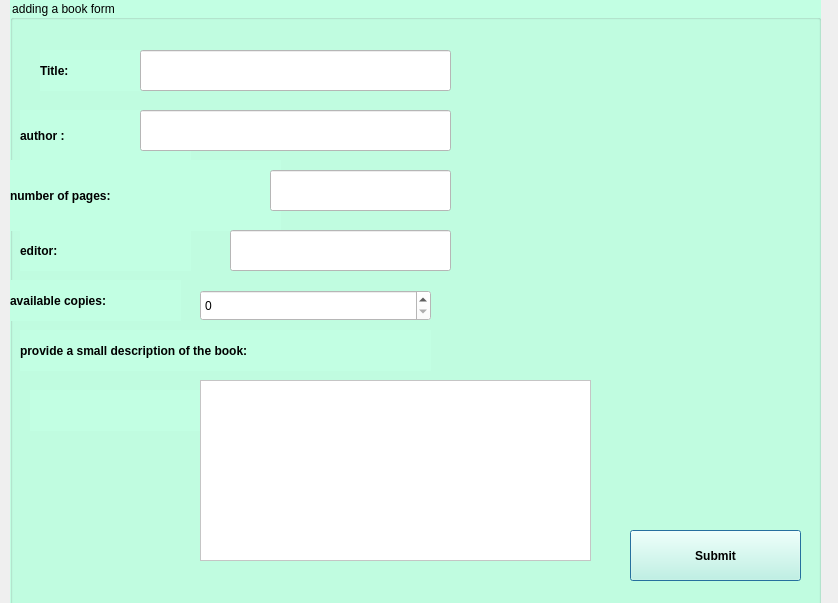
<?xml version="1.0" encoding="UTF-8"?>
<ui version="4.0">
 <class>add_newspaper</class>
 <widget class="QDialog" name="add_newspaper">
  <property name="geometry">
   <rect>
    <x>0</x>
    <y>0</y>
    <width>838</width>
    <height>603</height>
   </rect>
  </property>
  <property name="windowTitle">
   <string>Dialog</string>
  </property>
  <widget class="QGroupBox" name="groupBox">
   <property name="geometry">
    <rect>
     <x>10</x>
     <y>0</y>
     <width>811</width>
     <height>681</height>
    </rect>
   </property>
   <property name="styleSheet">
    <string notr="true">background-color: rgb(194, 255, 227);
font : 15pt &quot;Showcard Gothic&quot;;
</string>
   </property>
   <property name="title">
    <string>adding a book form</string>
   </property>
   <widget class="QLabel" name="label">
    <property name="geometry">
     <rect>
      <x>30</x>
      <y>50</y>
      <width>171</width>
      <height>41</height>
     </rect>
    </property>
    <property name="styleSheet">
     <string notr="true">
font: 15pt &quot;Sitka&quot;;
font-weight: bold;</string>
    </property>
    <property name="text">
     <string>Title:</string>
    </property>
   </widget>
   <widget class="QLabel" name="label_3">
    <property name="geometry">
     <rect>
      <x>10</x>
      <y>230</y>
      <width>171</width>
      <height>41</height>
     </rect>
    </property>
    <property name="styleSheet">
     <string notr="true">
font: 15pt &quot;Sitka&quot;;
font-weight: bold;</string>
    </property>
    <property name="text">
     <string>editor:</string>
    </property>
   </widget>
   <widget class="QLabel" name="label_4">
    <property name="geometry">
     <rect>
      <x>0</x>
      <y>160</y>
      <width>271</width>
      <height>71</height>
     </rect>
    </property>
    <property name="styleSheet">
     <string notr="true">
font: 15pt &quot;Sitka&quot;;
font-weight: bold;</string>
    </property>
    <property name="text">
     <string>number of pages:</string>
    </property>
   </widget>
   <widget class="QLabel" name="label_5">
    <property name="geometry">
     <rect>
      <x>10</x>
      <y>110</y>
      <width>171</width>
      <height>51</height>
     </rect>
    </property>
    <property name="styleSheet">
     <string notr="true">
font: 15pt &quot;Sitka&quot;;
font-weight: bold;</string>
    </property>
    <property name="text">
     <string>author :</string>
    </property>
   </widget>
   <widget class="QLabel" name="label_6">
    <property name="geometry">
     <rect>
      <x>0</x>
      <y>280</y>
      <width>171</width>
      <height>41</height>
     </rect>
    </property>
    <property name="styleSheet">
     <string notr="true">
font: 11pt &quot;Sitka&quot;;
font-weight: bold;</string>
    </property>
    <property name="text">
     <string>available copies:</string>
    </property>
   </widget>
   <widget class="QLineEdit" name="title">
    <property name="geometry">
     <rect>
      <x>130</x>
      <y>50</y>
      <width>311</width>
      <height>41</height>
     </rect>
    </property>
    <property name="styleSheet">
     <string notr="true">font: 12pt &quot;Javanese Text&quot;;
background-color: rgb(255, 255, 255);</string>
    </property>
   </widget>
   <widget class="QLineEdit" name="author">
    <property name="geometry">
     <rect>
      <x>130</x>
      <y>110</y>
      <width>311</width>
      <height>41</height>
     </rect>
    </property>
    <property name="styleSheet">
     <string notr="true">font: 12pt &quot;Javanese Text&quot;;
background-color: rgb(255, 255, 255);</string>
    </property>
   </widget>
   <widget class="QSpinBox" name="spinBox">
    <property name="geometry">
     <rect>
      <x>190</x>
      <y>290</y>
      <width>231</width>
      <height>31</height>
     </rect>
    </property>
    <property name="styleSheet">
     <string notr="true">font: 12pt &quot;Javanese Text&quot;;
background-color: rgb(255, 255, 255);</string>
    </property>
   </widget>
   <widget class="QLineEdit" name="paginas">
    <property name="geometry">
     <rect>
      <x>260</x>
      <y>170</y>
      <width>181</width>
      <height>41</height>
     </rect>
    </property>
    <property name="styleSheet">
     <string notr="true">font: 12pt &quot;Javanese Text&quot;;
background-color: rgb(255, 255, 255);</string>
    </property>
   </widget>
   <widget class="QLabel" name="label_7">
    <property name="geometry">
     <rect>
      <x>20</x>
      <y>390</y>
      <width>171</width>
      <height>41</height>
     </rect>
    </property>
    <property name="styleSheet">
     <string notr="true">
font: 15pt &quot;Sitka&quot;;
font-weight: bold;</string>
    </property>
    <property name="text">
     <string/>
    </property>
   </widget>
   <widget class="QPlainTextEdit" name="MyTextEdit">
    <property name="geometry">
     <rect>
      <x>190</x>
      <y>380</y>
      <width>391</width>
      <height>181</height>
     </rect>
    </property>
    <property name="styleSheet">
     <string notr="true">font: 12pt &quot;Javanese Text&quot;;
background-color: rgb(255, 255, 255);</string>
    </property>
   </widget>
   <widget class="QLabel" name="label_8">
    <property name="geometry">
     <rect>
      <x>10</x>
      <y>330</y>
      <width>411</width>
      <height>41</height>
     </rect>
    </property>
    <property name="styleSheet">
     <string notr="true">
font: 11pt &quot;Sitka&quot;;
font-weight: bold;</string>
    </property>
    <property name="text">
     <string>provide a small description of the book:</string>
    </property>
   </widget>
   <widget class="QPushButton" name="submit">
    <property name="geometry">
     <rect>
      <x>620</x>
      <y>530</y>
      <width>171</width>
      <height>51</height>
     </rect>
    </property>
    <property name="styleSheet">
     <string notr="true">
font: 15pt &quot;Sitka&quot;;
font-weight: bold;</string>
    </property>
    <property name="text">
     <string>Submit</string>
    </property>
   </widget>
   <widget class="QLineEdit" name="editor">
    <property name="geometry">
     <rect>
      <x>220</x>
      <y>230</y>
      <width>221</width>
      <height>41</height>
     </rect>
    </property>
    <property name="styleSheet">
     <string notr="true">font: 12pt &quot;Javanese Text&quot;;
background-color: rgb(255, 255, 255);</string>
    </property>
   </widget>
  </widget>
 </widget>
 <resources/>
 <connections/>
</ui>
